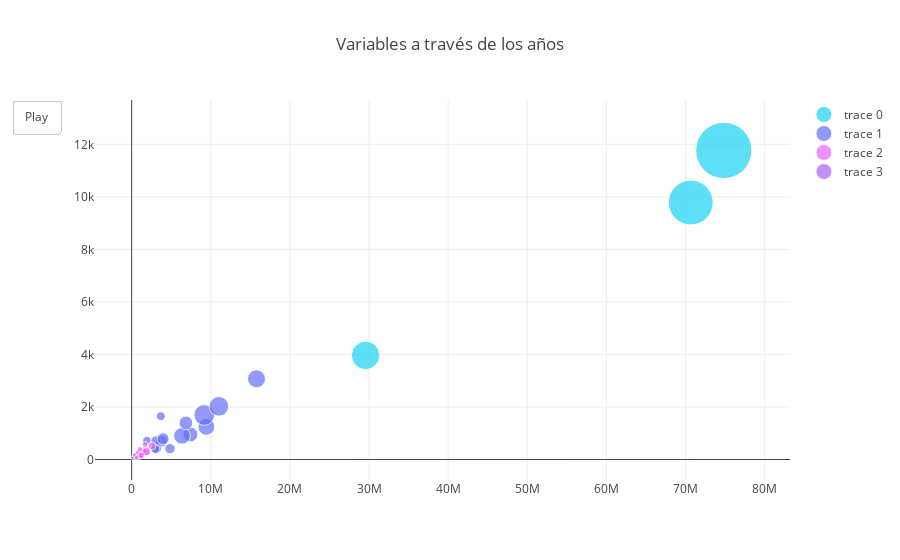

This figure's notebook cell:
### Markdown cell above
Now we can plot our animated plot using 'iplot' offline! Success! Now we can tinker with styling all we want.

### Code cell
iplot(figure)

### Figure 1 — Plotly figure (JSON) as saved in the notebook; plotly's stock layout.template omitted (floating-point values rounded to 4 significant figures)
{"data": [{"marker": {"color": "rgb(25, 211, 243)", "size": [2217437, 1408130, 563622], "sizemode": "area", "sizeref": 1400}, "mode": "markers", "type": "scatter", "uid": "acff7040-b3d4-11e8-94d0-f0761c9f65e1", "x": [74836680, 70660663, 29560000.0], "y": [11767, 9785.0, 3965.0]}, {"marker": {"color": "rgb(99, 110, 250)", "size": [198560, 50816, 51820, 74736, 154416, 74830, 195178, 226690, 131908, 93089, 301592, 101427, 50043, 68141, 55193, 54611, 99228, 269191], "sizemode": "area", "sizeref": 1400}, "mode": "markers", "type": "scatter", "uid": "acff7041-b3d4-11e8-a012-f0761c9f65e1", "x": [9444000.0, 1786963, 1927200, 3126989, 7427191, 4848000.0, 6363799, 15780000.0, 6857000.0, 3784000.0, 9178866, null, 1102217, 3049154, 2995920, 3689000.0, 3976000.0, 11030000.0], "y": [1242, 332.5, 720, 424.8, 957.0, 414.7, 900, 3074.0, 1395, 698.4, 1696.0, 319, 226.8, 715.3, 403.2, 1650.0, 793, 2024.0]}, {"marker": {"color": "rgb(230, 99, 250)", "size": [29672, 12635, 12829, 15481, 34400, 43445, 15995, 37289, 23880, 10215, 27190, 24800, 25447, 14265, 20720, 18128, 20710, 37114, 42556, 24677, 24065, 45048, 10472, 15950, 23292, 14157, 33446], "sizemode": "area", "sizeref": 1400}, "mode": "markers", "type": "scatter", "uid": "acff7042-b3d4-11e8-b4b2-f0761c9f65e1", "x": [476500.0, null, 405000.0, 387584, 1311000.0, 1563349, null, 1629399, 1685000.0, 506328, 1011000.0, null, 1538736, null, 830800.0, 592722, 1044000.0, 1126494, 2580000.0, null, null, 1867000.0, null, 652200.0, null, null, 1226000.0], "y": [138.4, null, 136.8, 162.4, 247.7, 342, null, 280.8, 572.4, 64.8, 127.0, null, 313.2, null, 267.1, null, 387.9, null, 518.4, null, null, 295.2, null, 69.48, null, null, 162]}, {"marker": {"color": "rgb(171, 99, 250)", "size": [9230, 8949, 7611, 6686, 6825, 7554, 10000], "sizemode": "area", "sizeref": 1400}, "mode": "markers", "type": "scatter", "uid": "acff7043-b3d4-11e8-a6d6-f0761c9f65e1", "x": [null, 137400.0, null, null, null, null, null], "y": [null, 58.1, null, null, 86.69, null, null]}], "layout": {"title": "Variables a través de los años", "updatemenus": [{"buttons": [{"args": [null], "label": "Play", "method": "animate"}], "showactive": false, "type": "buttons"}]}}
